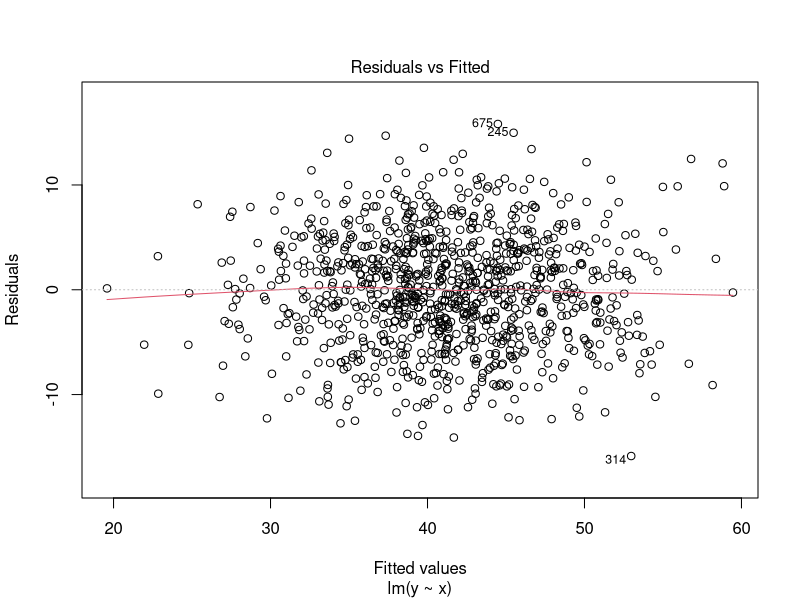
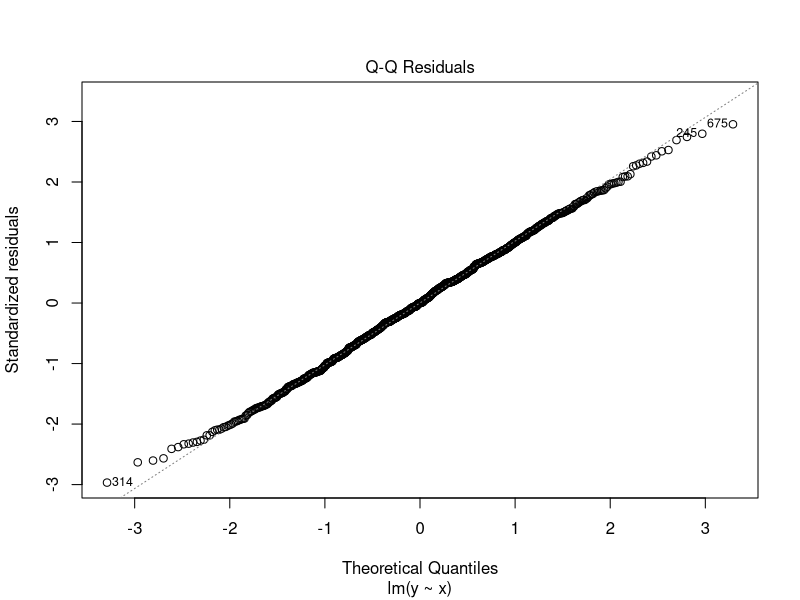
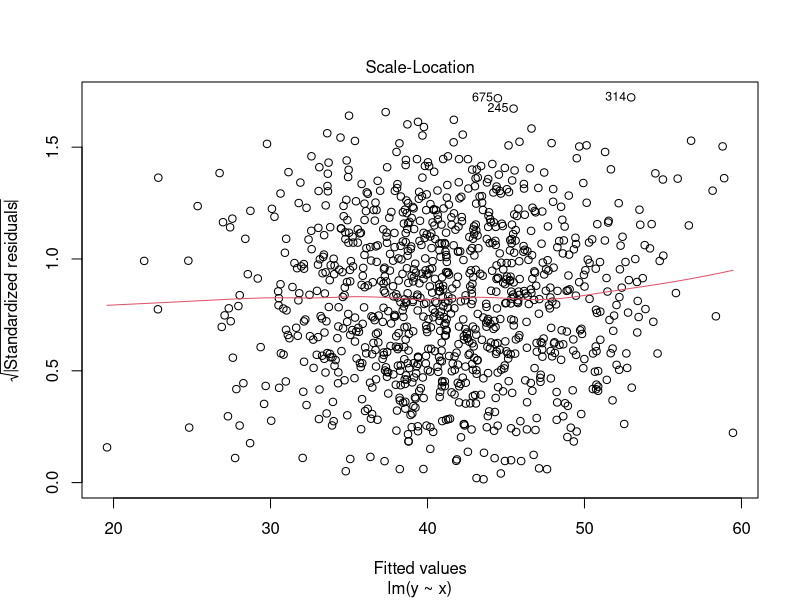
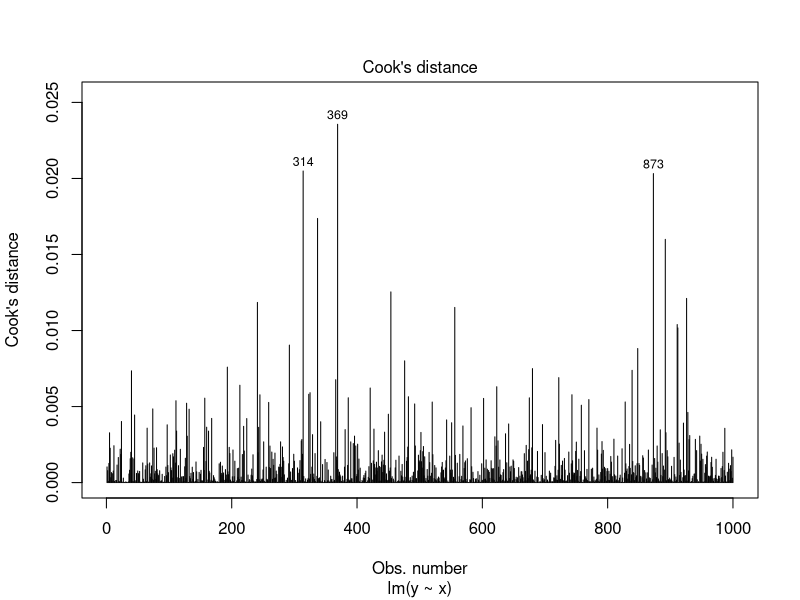
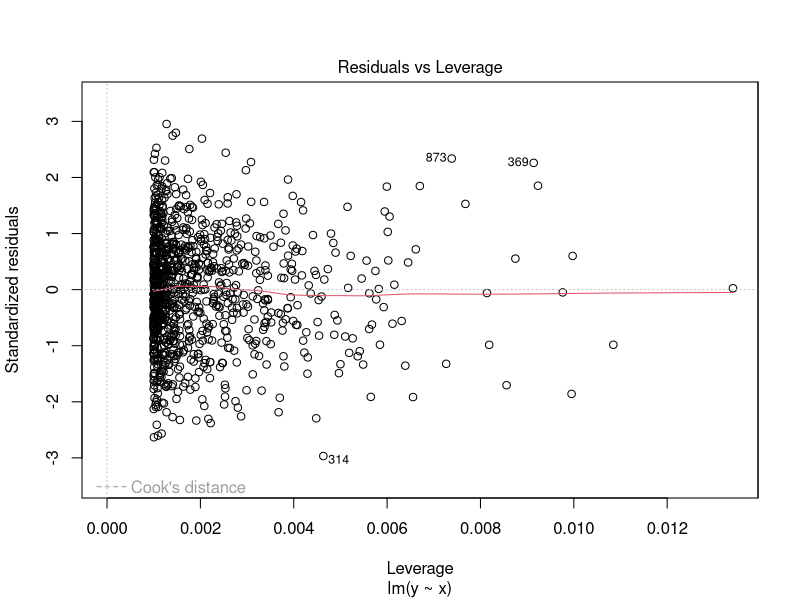
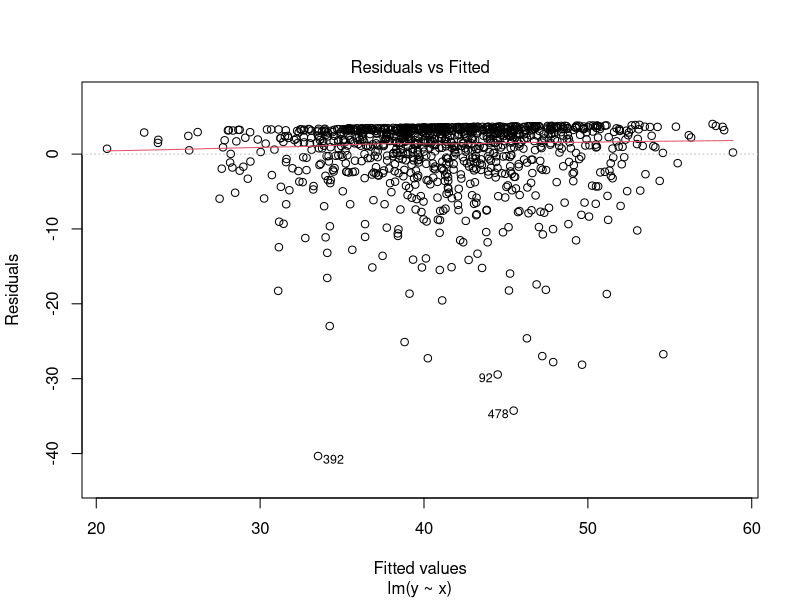
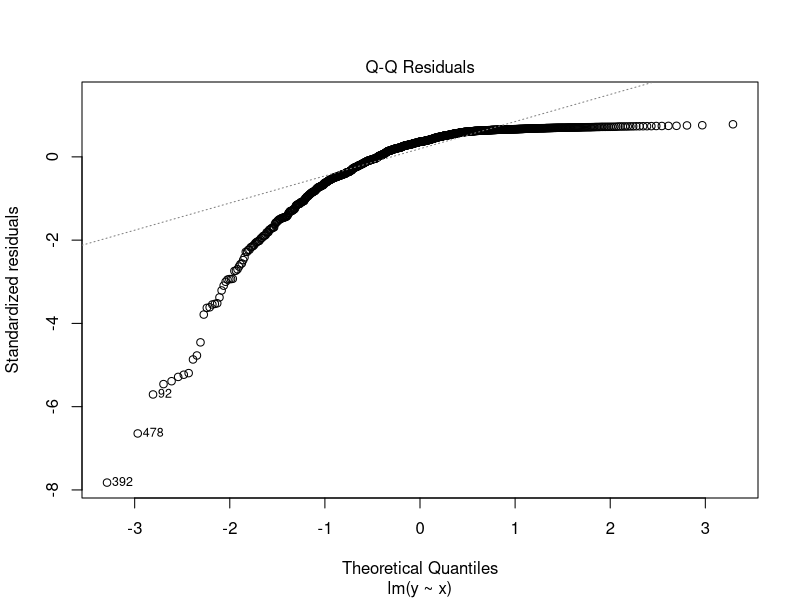
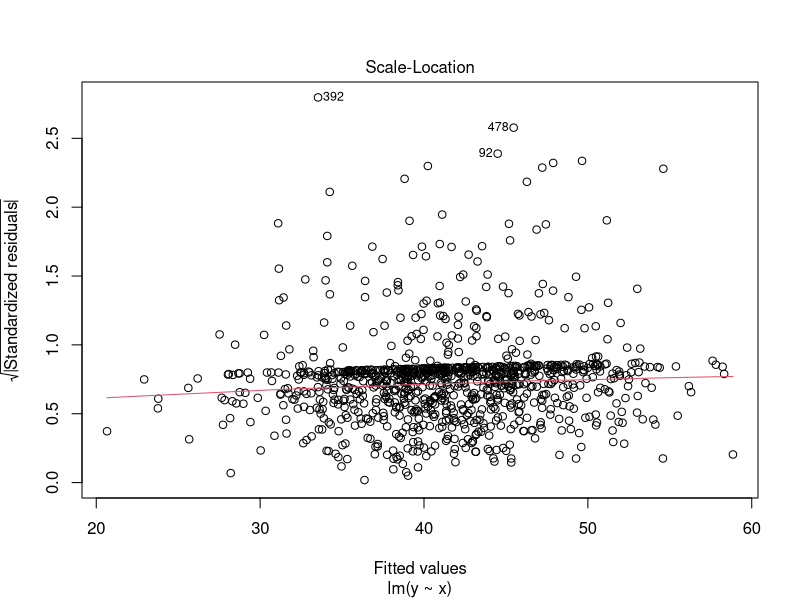

Write R code to recreate these figures, in order.



#---------------------------
# Diagnostic plots
#---------------------------

##################################

set.seed(21)
n<-1000
x <- rnorm(n, 20, 3)



# Assumptions met
set.seed(29)                        
y <- 1 + 2 * x + 5 * rnorm(n)
reg <- lm(y ~ x)
plot(reg, which=1)
plot(reg, which=2)
plot(reg, which=3)
plot(reg, which=4)
plot(reg, which=5)



# skewed error distribution
# A "harmless" deviation, where \hat{\beta} is still unbiased, the
# variance expression of \hat{\beta} is still correct and \hat{\beta}
# is asympotically normally distributed (so that p-values etc are asymptotically correct)
set.seed(29)                        
y <- 1 + 2 * x + 5 * (1 - rchisq(length(x), df = 1)) / sqrt(2)
reg <- lm(y ~ x)
plot(reg, which=1)
plot(reg, which=2)
plot(reg, which=3)
plot(reg, which=4)#left skewed data
plot(reg, which=5)


# Correlation in the Residuals
# A less harmless deviation, where \hat{\beta} is still unbiased, but the
# variance expression of \hat{\beta} is not correct anymore (and thus p-values cannot be trusted)
require(MASS)
Sigma <- matrix(0.7,n,n)
diag(Sigma) <- 1
set.seed(29)                        
y <- 1 + 2 * x + 5 * mvrnorm(n = 1, mu = rep(0, length(x)), Sigma = Sigma)
reg <- lm(y ~ x)
plot(reg, which=1)
plot(reg, which=2)
plot(reg, which=3)
plot(reg, which=4)#looks okay but errors are not iid
plot(reg, which=5)

# We can't really detect this correlation in any of the plots!

#http://www.ucd.ie/ecomodel/Resources/QQplots_WebVersion.html
# Variance of the Residual depends on x
# A more serious deviation, where \hat{\beta} is still unbiased, but the
# variance expression of \hat{\beta} is not correct anymore (and thus p-values cannot be trusted)
set.seed(29)                        
y   <- 1 + 2 * x + 5 * rnorm(length(x), mean = 0, sd = (x-15)^2 / 30)
reg <- lm(y ~ x)
plot(reg, which=1)
plot(reg, which=2)
plot(reg, which=3)
plot(reg, which=4)#right skewed
plot(reg, which=5)
plot(x,y)


# Expected value of the Residual depends on x
# A more serious deviation, where \hat{\beta} has a strong bias, though the
# variance expression of \hat{\beta} is still correct.
set.seed(29)                        
y <- 1 + 2 * x + 5 * rnorm(length(x), mean = x^2 / 5 - 1, sd = 1)
reg <- lm(y ~ x)
plot(reg, which=1)
plot(reg, which=2)
plot(reg, which=3)
plot(reg, which=4)
plot(reg, which=5)
plot(x,y)


# Outlier Example

outx<-c(100,110, 120)
## Outliers that do not matter
set.seed(29)         
epsilon<-rnorm(n+3)

xout1<-c(x, outx)

y<-c()
y <- 1 + 2 * xout1 + 2 * epsilon

plot(xout1,y)
reg<-lm(y ~ xout1)
abline(reg)

plot(reg, which=1)
plot(reg, which=2)
plot(reg, which=3)
plot(reg, which=4)
plot(reg, which=5)

## Outliers that do matter
set.seed(29)         
epsilon<-c(rnorm(n), c(-50,-60,-80))

xout1<-c(x, outx)

y<-c()
y <- 1 + 2 * xout1 + 2 * epsilon

plot(xout1,y, ylim =c(10.33,249), xlim= c(5.16,124.42))
reg<-lm(y ~ xout1)
abline(reg)

plot(reg, which=1)
plot(reg, which=2)
plot(reg, which=3)
plot(reg, which=4)
plot(reg, which=5)




#---------------------------
## Confidence and Prediction intervals
#---------------------------

# Confidence Intervals for E(y_0)

set.seed(21)
n<-1000
x <- rnorm(n, 20, 3)

y <- 1 + 2 * x + 5 * rnorm(n)

plot(y,x)
fit<-lm(y~x)
abline(fit)  
# Obtain new value:
x0<-60

# Obtain prediction
Ey0 <-unname(fit$coef[1] + fit$coef[2]*x0)
# Real value
Ey0real<-1 + 2 * x0 

# Prediction interval (from Lecture code)

(quant <- qt(.975,n-2))
# Sigma.hat value:
(sigma.hat <- sqrt(sum((fit$resid)^2)/(n-2)))
# Design matrix:
X <- as.matrix(cbind(1,x))
XtXi <- solve(t(X) %*% X)
x00 <- as.matrix(c(1,x0),nrow=2)
# Now compute estimate for sd(\hat y0):
(se <- sigma.hat * sqrt( t(x00) %*% XtXi %*% x00))
# Confidence interval:
(lower <- Ey0 - quant*se)
(upper <- Ey0 + quant*se)
pred.frame <- data.frame(x=x0)
predict(fit, pred.frame, level=.95, interval="c")
# Thus it can be seen that this CI takes into account the randomness/variance of the parameters 
# hat{\beta}_1 and hat{\beta}_2.


# Prediction interval (Confidence interval for y_0)

(se <- sigma.hat * sqrt( 1 + t(x00) %*% XtXi %*% x00))
(lower <- Ey0 - quant*se)
(upper <- Ey0 + quant*se)
predict(fit, pred.frame, level=.95, interval="p")
# Here, we do almost the same, but calculate sigma.hat  + sigma.hat *t(x00) %*% XtXi %*% x00)).
# This in fact means we also take the randomness of the residual into account (which has estimated variance of sigma.hat)

#---------------------------
# Bias-Variance tradeoff
#---------------------------

# See lecture code and Ex. 3)


